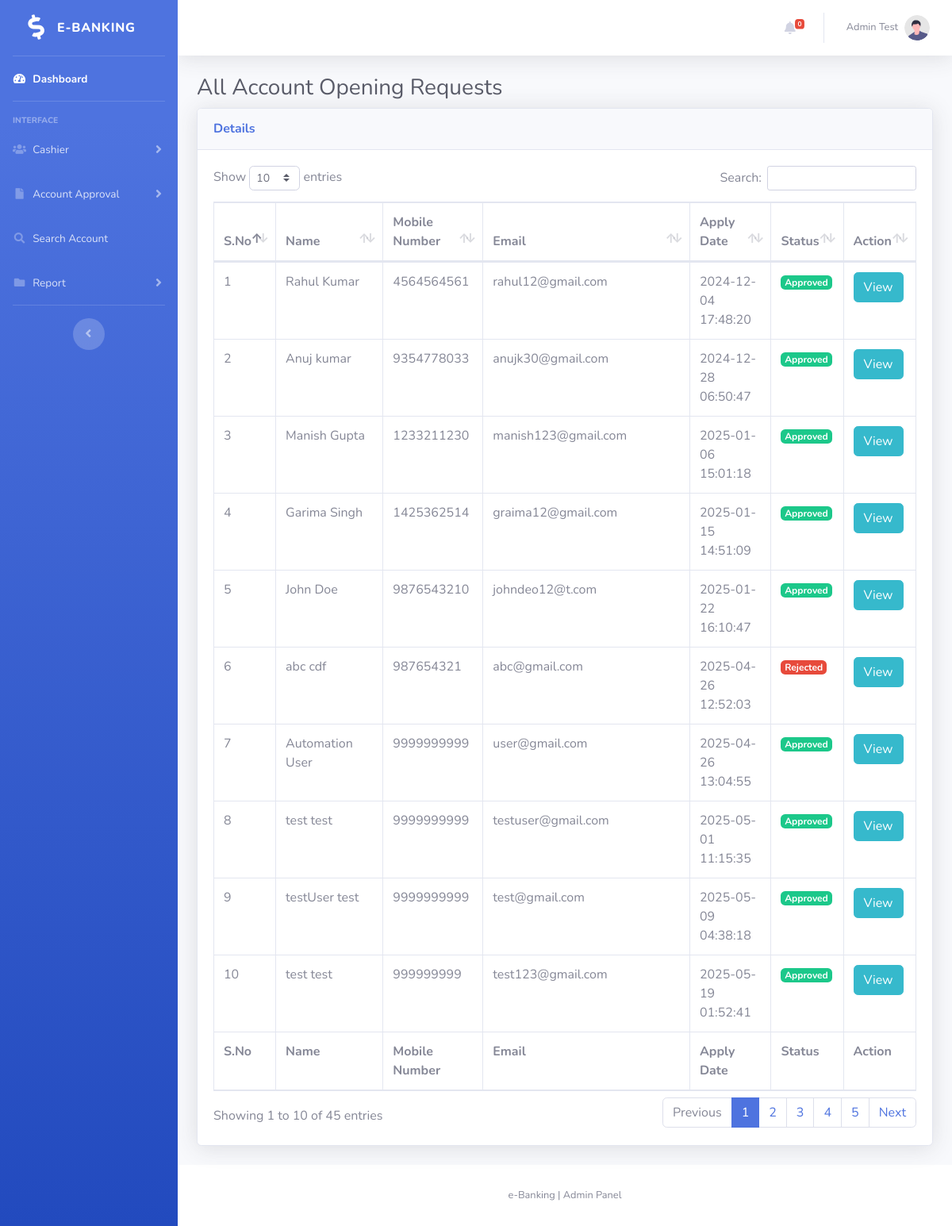
/bankms/admin/all-request.php (signed in), run on the app's committed database.
### tables this page shows
CREATE TABLE `tblaccountdetails` (
  `ID` int(10) NOT NULL,
  `Userid` int(5) DEFAULT NULL,
  `AddressProof` varchar(250) DEFAULT NULL,
  `APIDNumber` varchar(250) DEFAULT NULL,
  `UAProof` varchar(250) DEFAULT NULL,
  `UPCard` varchar(250) DEFAULT NULL,
  `PANNum` varchar(250) DEFAULT NULL,
  `Address` varchar(250) DEFAULT NULL,
  `DOB` varchar(250) DEFAULT NULL,
  `TermandCond` int(1) DEFAULT NULL,
  `ApplyDate` timestamp NULL DEFAULT current_timestamp(),
  `AccountNumber` int(10) DEFAULT NULL,
  `AllottedUserid` varchar(250) DEFAULT NULL,
  `Initialamount` decimal(10,0) DEFAULT NULL,
  `Remarks` varchar(250) DEFAULT NULL,
  `Status` varchar(250) DEFAULT NULL,
  `AllottedDate` timestamp NULL DEFAULT NULL ON UPDATE current_timestamp()
);

CREATE TABLE `tbluser` (
  `ID` int(10) NOT NULL,
  `FirstName` varchar(120) DEFAULT NULL,
  `LastName` varchar(120) DEFAULT NULL,
  `MobileNumber` bigint(10) DEFAULT NULL,
  `Email` varchar(120) DEFAULT NULL,
  `Password` varchar(120) DEFAULT NULL,
  `RegDate` timestamp NULL DEFAULT current_timestamp()
);

### bankms/admin/all-request.php (the view, shortened to what this page needs)
<?php
include('includes/dbconnection.php');
if (strlen($_SESSION['aid']==0)) {
  header('location:logout.php');
  } else{
  ?>
<!DOCTYPE html>
<html lang="en">
<head>
    <link href="../vendor/fontawesome-free/css/all.min.css" rel="stylesheet" type="text/css">
    <link href="../css/sb-admin-2.min.css" rel="stylesheet">
    <link href="../vendor/datatables/dataTables.bootstrap4.min.css" rel="stylesheet">
</head>
<body id="page-top">
    <div id="wrapper">
        <?php include_once('includes/sidebar.php');?>
        <div id="content-wrapper" class="d-flex flex-column">
            <div id="content">
              <?php include_once('includes/header.php');?>
                <div class="container-fluid">
                    <h1 class="h3 mb-2 text-gray-800">All Account Opening Requests</h1>
                    <div class="card shadow mb-4">
                        <div class="card-header py-3">
                            <h6 class="m-0 font-weight-bold text-primary"> Details</h6>
                        </div>
                        <div class="card-body">
                            <div class="table-responsive">
                                <table class="table table-bordered" id="dataTable" width="100%" cellspacing="0">
                                    <thead>
                                        <tr>
                                                <th>S.No</th>
                                                <th>Name</th>
                                                <th>Mobile Number</th>
                                                <th>Email</th>
                                                <th>Apply Date</th>
                                                <th>Status</th>
                                                <th>Action</th>
                                            </tr>
                                    </thead>
                                    <tfoot>
                                        <tr>
                                                <th>S.No</th>
                                                <th>Name</th>
                                                <th>Mobile Number</th>
                                                <th>Email</th>
                                                <th>Apply Date</th>
                                                <th>Status</th>
                                                <th>Action</th>
                                            </tr>
                                    </tfoot>
                                    <tbody>
                                       <?php
$sql="SELECT tblaccountdetails.ApplyDate,tblaccountdetails.ID as afid,tblaccountdetails.Status,tbluser.ID as userid,tbluser.FirstName,tbluser.LastName,tbluser.MobileNumber,tbluser.Email,tbluser.FirstName  from tblaccountdetails join tbluser on tbluser.ID=tblaccountdetails.Userid";
$query = $dbh -> prepare($sql);
$query->execute();
$results=$query->fetchAll(PDO::FETCH_OBJ);
$cnt=1;
if($query->rowCount() > 0)
{
foreach($results as $row)
{               ?>
                                        <tr>
                                                    <td><?php echo htmlentities($cnt);?></td>
                                                    <td><?php  echo htmlentities($row->FirstName);?> <?php  echo htmlentities($row->LastName);?></td>
                                                    <td><?php  echo htmlentities($row->MobileNumber);?></td>
                                                    <td><?php  echo htmlentities($row->Email);?></td>
                                                    <td><?php  echo htmlentities($row->ApplyDate);?></td>
                   <td> <?php  $status=$row->Status;
if($status=="Approved")
{ ?>
    <span class="badge badge-success">Approved</span>
<?php } elseif($status=="Rejected") { ?>
<span class="badge badge-danger">Rejected</span>
 <?php } elseif($row->Status=="") { ?>
<span class="badge badge-danger">New Request</span>
<?php };?></td>
                                                    <td><a href="view-request-details.php?userid=<?php echo htmlentities ($row->userid);?>&&viewid=<?php echo htmlentities ($row->afid );?>" class="btn btn-info">View </a></td>
                                                </tr>
                                              <?php $cnt=$cnt+1;}} ?>
                                    </tbody>
                                </table>
                            </div>
                        </div>
                    </div>
                </div>
            </div>
          <?php include_once('includes/footer.php');?>
        </div>
    </div>
</body>
</html><?php }  ?>

### bankms/admin/includes/header.php (shortened to what this page needs)
                <nav class="navbar navbar-expand navbar-light bg-white topbar mb-4 static-top shadow">
                    <ul class="navbar-nav ml-auto">
                                      <?php
$sql="SELECT tblaccountdetails.ApplyDate,tblaccountdetails.ID as afid,tblaccountdetails.Status,tbluser.ID as userid,tbluser.LastName,tbluser.FirstName,tbluser.MobileNumber,tbluser.Email from tblaccountdetails join tbluser on tbluser.ID=tblaccountdetails.Userid where tblaccountdetails.Status is null";
$query = $dbh -> prepare($sql);
$query->execute();
$requestno=$query->rowCount();
              ?>
                        <li class="nav-item dropdown no-arrow mx-1">
                            <a class="nav-link dropdown-toggle" href="#" id="alertsDropdown" role="button"
                                data-toggle="dropdown" aria-haspopup="true" aria-expanded="false">
                                <i class="fas fa-bell fa-fw"></i>
                                <span class="badge badge-danger badge-counter"><?php echo htmlentities($requestno);?></span>
                            </a>
                        </li>
                        <li class="nav-item dropdown no-arrow">
                            <a class="nav-link dropdown-toggle" href="#" id="userDropdown" role="button"
                                data-toggle="dropdown" aria-haspopup="true" aria-expanded="false">
<?php $adminid=$_SESSION['aid'];
$ret = $dbh -> prepare("SELECT * from  tbladmin where ID='$adminid'");
$ret->execute();
$resultss=$ret->fetchAll(PDO::FETCH_OBJ);
foreach($resultss as $rows)
{  ?>
<span class="mr-2 d-none d-lg-inline text-gray-600 small"><?php  echo $rows->AdminName;?></span>
<?php } ?>
                                <img class="img-profile rounded-circle"
                                    src="../img/undraw_profile.svg">
                            </a>
                        </li>
                    </ul>
                </nav>

### data on the page
tblaccountdetails: Userid.FirstName "Rahul", Userid.LastName "Kumar", Userid.MobileNumber "4564564561", Userid.Email "rahul12@gmail.com", ApplyDate "2024-12-04 17:48:20", Status "Approved"
tblaccountdetails: Userid.FirstName "Anuj", Userid.LastName "kumar", Userid.MobileNumber "9354778033", Userid.Email "anujk30@gmail.com", ApplyDate "2024-12-28 06:50:47", Status "Approved"
tblaccountdetails: Userid.FirstName "Manish", Userid.LastName "Gupta", Userid.MobileNumber "1233211230", Userid.Email "manish123@gmail.com", ApplyDate "2025-01-06 15:01:18", Status "Approved"
tblaccountdetails: Userid.FirstName "Garima", Userid.LastName "Singh", Userid.MobileNumber "1425362514", Userid.Email "graima12@gmail.com", ApplyDate "2025-01-15 14:51:09", Status "Approved"
tblaccountdetails: Userid.FirstName "John", Userid.LastName "Doe", Userid.MobileNumber "9876543210", Userid.Email "johndeo12@t.com", ApplyDate "2025-01-22 16:10:47", Status "Approved"
tblaccountdetails: Userid.FirstName "abc", Userid.LastName "cdf", Userid.MobileNumber "987654321", Userid.Email "abc@gmail.com", ApplyDate "2025-04-26 12:52:03", Status "Rejected"
tblaccountdetails: Userid.FirstName "Automation", Userid.LastName "User", Userid.MobileNumber "9999999999", Userid.Email "user@gmail.com", ApplyDate "2025-04-26 13:04:55", Status "Approved"
tblaccountdetails: Userid.FirstName "test", Userid.LastName "test", Userid.MobileNumber "9999999999", Userid.Email "testuser@gmail.com", ApplyDate "2025-05-01 11:15:35", Status "Approved"
tblaccountdetails: Userid.FirstName "testUser", Userid.LastName "test", Userid.MobileNumber "9999999999", Userid.Email "test@gmail.com", ApplyDate "2025-05-09 04:38:18", Status "Approved"
tblaccountdetails: Userid.FirstName "test", Userid.LastName "test", Userid.MobileNumber "999999999", Userid.Email "test123@gmail.com", ApplyDate "2025-05-19 01:52:41", Status "Approved"

### other printed values
$requestno "0"
$rows->AdminName "Admin Test"
